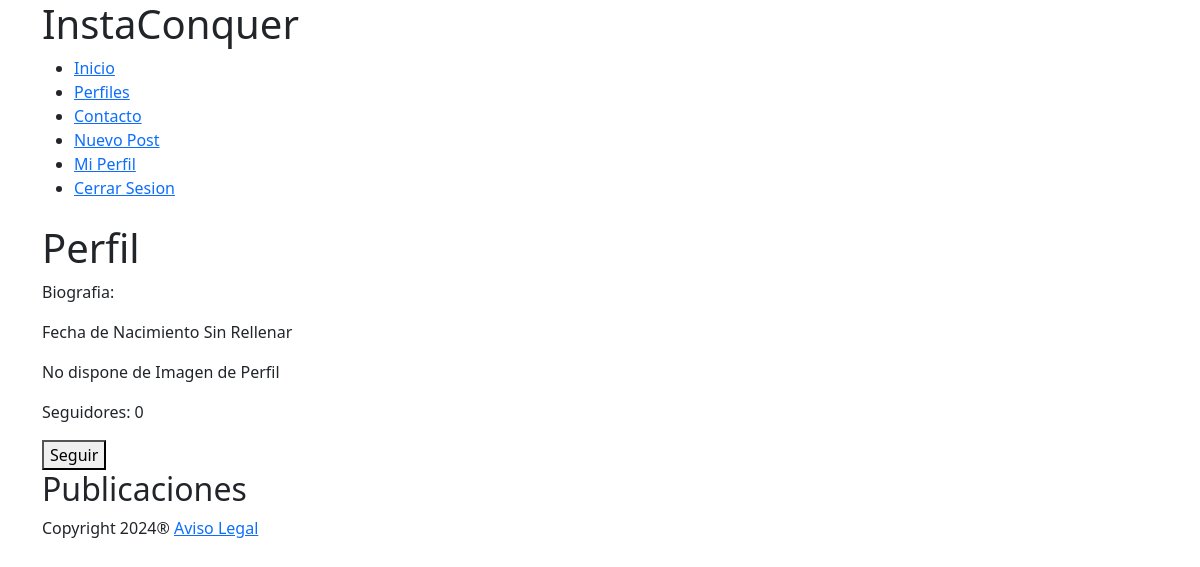
/profile/3/ (signed in), run on an earlier commit of the app's database.
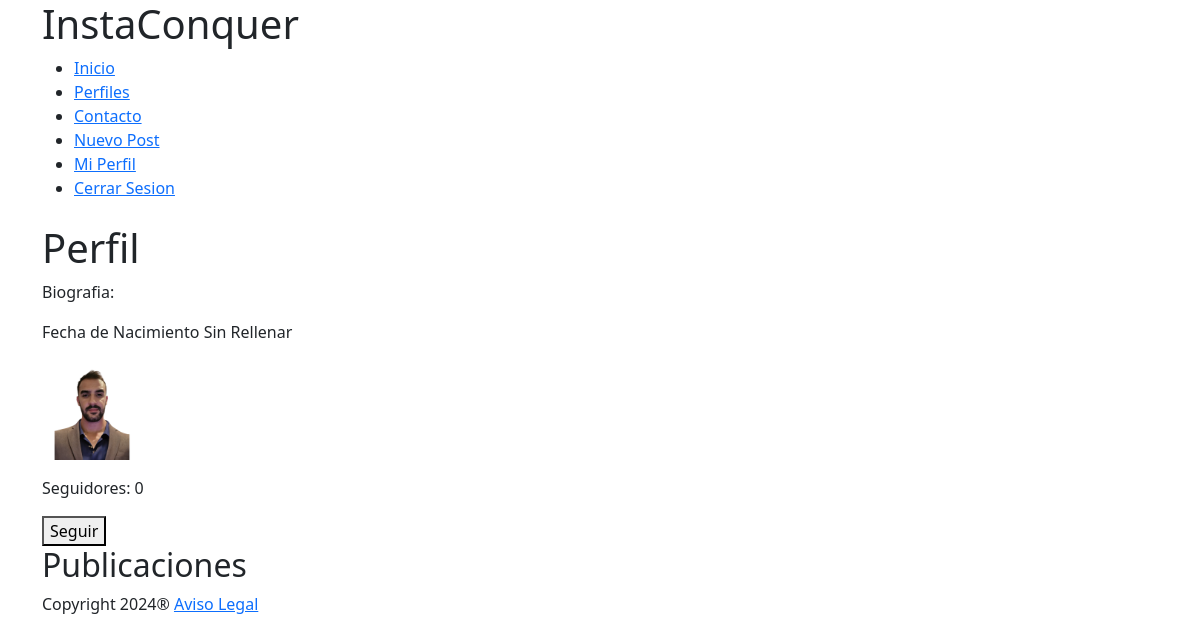
And on a later commit of the database.
### profiles/models.py (models this page shows, shortened)
class UserProfile(models.Model):
    user = models.OneToOneField(User, on_delete=models.CASCADE, related_name='profile')
    profile_picture = models.ImageField('Imagen de Perfil', upload_to='profile_pictures/', blank=True, null=True)
    bio = models.TextField('Biografia', max_length=500, blank=True)
    birth_date = models.DateField('Fecha de nacimiento', null = True, blank = True)
    followers = models.ManyToManyField("self", symmetrical=False, related_name = 'following', through='Follow')
    class Meta:
        verbose_name = 'Perfil'
        verbose_name_plural = 'Perfiles'

### instagram/views.py (the view, shortened to what this page needs)
# urls.py: path('profile/<pk>/', ProfileDetailView.as_view(), name = 'profile_detail'),
@method_decorator(login_required, name="dispatch")
class ProfileDetailView(DetailView, FormView):
    model = UserProfile
    template_name = "general/profile_detail.html"
    context_object_name = "profile"
    form_class = FollowForm
    def get_initial(self):
        self.initial['profile_pk'] = self.get_object().pk
        return super().get_initial()

### instagram/templates/general/profile_detail.html (shortened to what this page needs)
{% extends "general/layout.html" %}
{% load crispy_forms_tags %}
{% block page_content %}
    <div class="container">
        <h1>Perfil</h1>
        <p>Biografia: {{ profile.bio|default_if_none:"Sin Rellenar" }}</p>
        <p>Fecha de Nacimiento {{ profile.birth_date|default_if_none:"Sin Rellenar" }}</p>
        <p>
            {% if profile.profile_picture %}
                <img width="100" src="{{ profile.profile_picture.url }}" alt="">
            {% else %}
                No dispone de Imagen de Perfil
            {% endif %}
        </p>
        <p>Seguidores: {{ profile.following.count }}</p>
        {% if profile.user != request.user %}
            <form action="" method="post">
                    {% if following %}
                        <button type="submit">Dejar de seguir</button>
                    {% else %}
                        <button type="submit">Seguir</button>
                    {% endif %}
            </form>
        {% endif %}
        <section>
            <h2>Publicaciones</h2>
        </section>
    </div>
{% endblock  %}

What changed in the data, as far as the page shows it:
changed UserProfile "Sin Rellenar": profile_picture: picture added
Also different on the page:
text no longer shown: "No dispone de Imagen de Perfil"
